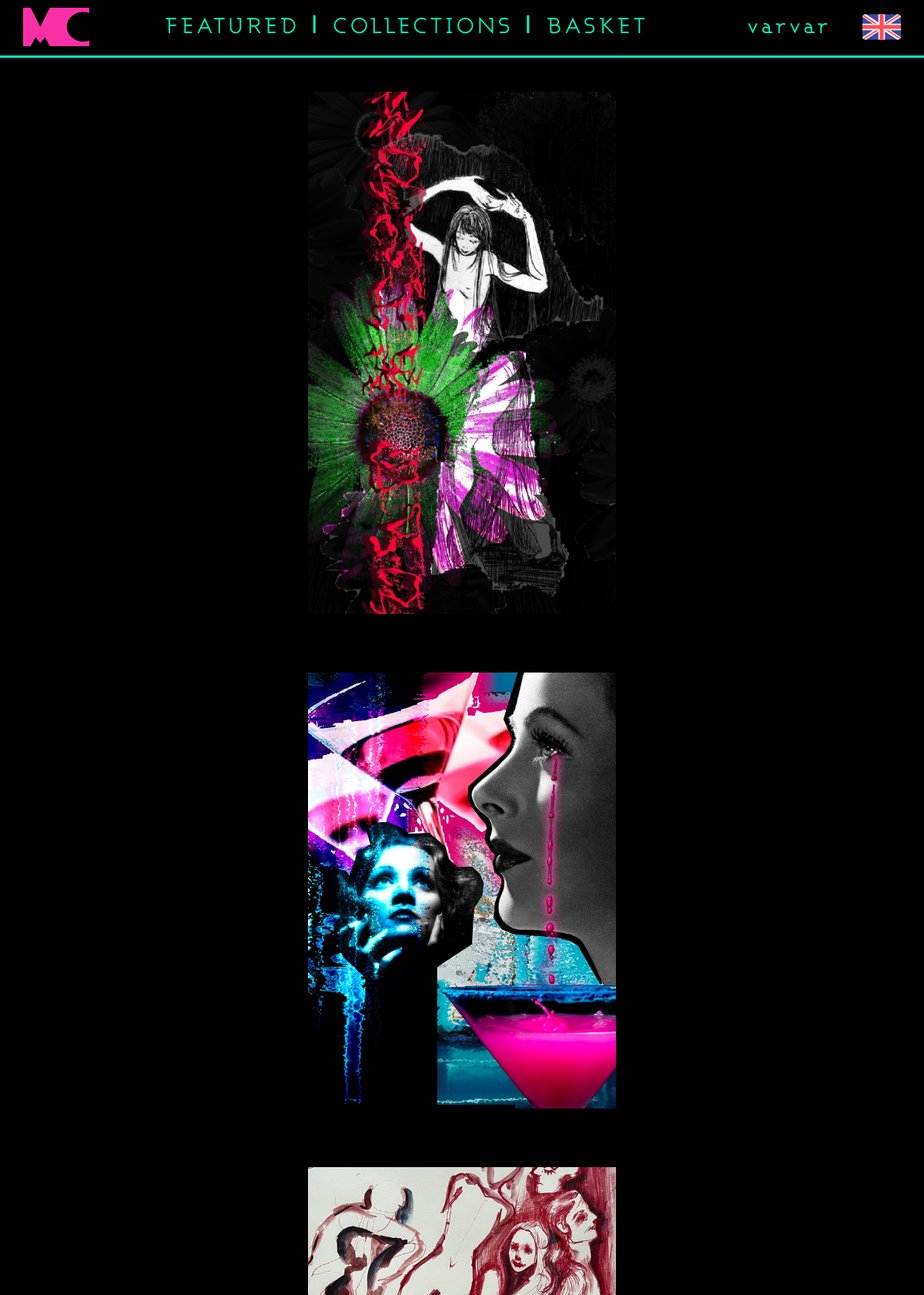
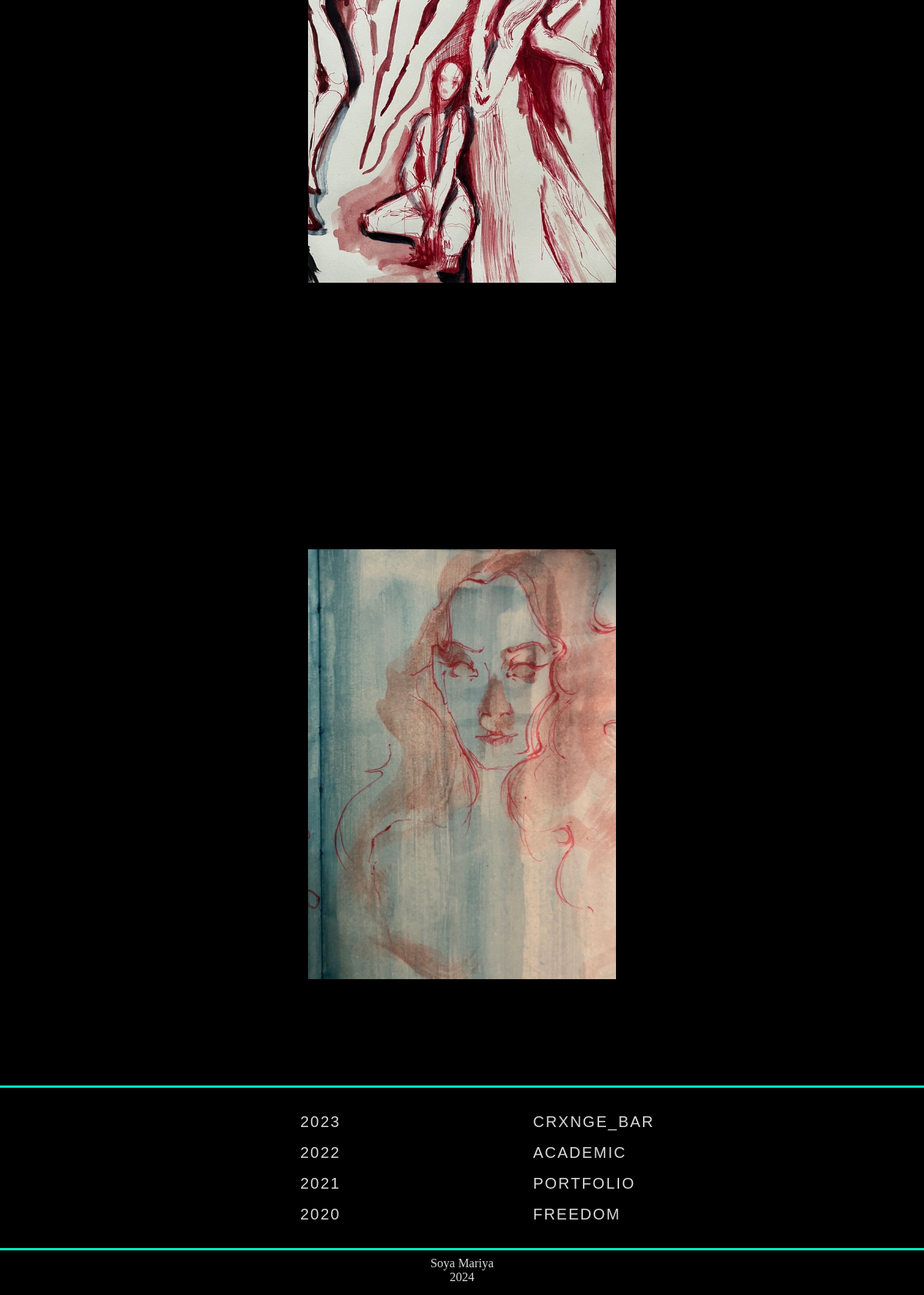
Page /by_year/2023/ (signed in) on the committed database (2 pictures, top to bottom).
### users/models.py (models this page shows)
class User(AbstractUser):
    groups = models.ManyToManyField(
        'auth.Group',
        related_name='customuser_set',
        blank=True,
        help_text=('The groups this user belongs to. A user will get all permissions '
                   'granted to each of their groups.'),
        verbose_name=('groups'),
    )
    user_permissions = models.ManyToManyField(
        'auth.Permission',
        related_name='customuser_set',
        blank=True,
        help_text=('Specific permissions for this user.'),
        verbose_name=('user permissions'),
    )
    user_address = models.CharField(max_length=128, null=True, blank=True)
    email = models.EmailField(unique=True)

### structure/models.py (models this page shows, shortened)
class Artwork(models.Model):
    name = models.CharField(max_length=128)
    description = models.TextField(null=True, blank=True)
    collection = models.ForeignKey(to=Collection, on_delete=models.CASCADE)
    image = models.ImageField(upload_to='artworks_imgs')
    year = models.ForeignKey(to=Year, on_delete=models.CASCADE)
    price = models.PositiveIntegerField(default=1000)

### structure/views.py (the view)
# urls.py: path('by_year/<str:year_name>/',universal_year, name='universal_year'),
def universal_year(request, year_name):
    year_id = models.Year.objects.get(year=year_name)
    by_year = models.Artwork.objects.filter(year=year_id)
    return render(request, 'structure/universal_year.html', {'result': by_year, 'year': year_name, 'title':year_name})

### structure/templates/structure/universal_year.html (shortened to what this page needs)
{% extends 'structure/base.html' %}
{% load static %}
{% block css%}
        <link rel="stylesheet" type="text/css" href="{% static 'base.css' %}">
        {% endblock %}
{% block content %}
    <div class="filter-container">
        {% for artwork in result %}
        <div class="filter-card">
            <img src="{{ artwork.image.url }}" class="filter-img" alt="">
        </div>
    {% endfor %}
</div>
{% endblock %}

### structure/templates/structure/base.html (shortened to what this page needs)
{% load static %}
<!DOCTYPE html>
<html>
    <head>
        {% block css%}
        {% endblock %}
    </head>
    <body>
        <nav class="sticky">
        <header id="header" class="header">
            <div class="container">
                <div class="nav-bar">
                    <a href="{% url 'structure:index' %}">
                        <img src="{% static '/source/images/main_logo.svg' %}" class= "logo" height="50"alt="Main Logo" loading="lazy"/>
                    </a>
                    <ul class = "menu">
                        <li>
                            <a class="neon-green" href="{% url 'structure:index' %}">FEATURED</a>
                            <span class="neon-skip">|</span>
                        </li>
                        <li>
                            <a class="neon-green" href="{% url 'structure:collections' %}">COLLECTIONS</a>
                            <span class="neon-skip">|</span>
                        </li>
                        {% if user.is_authenticated %}
                        <li>
                            <a class="neon-green" href="{% url 'structure:basket_view' %}">BASKET</a>
                        </li>
                        {% else %}
                        <li>
                            <a class="neon-green" href="{% url 'users:login' %}">BASKET</a>
                        </li>
                        {% endif %}
                    </ul>
                {% if user.is_authenticated %}
                <li>
                    <a class="neon-green-right" href="{% url 'users:profile' user.id %}">{{ user.username }}</a>
                </li>
                {% else %}
                <li>
                    <a class="neon-green-right" href="{% url 'users:login' %}">LOG_IN</a>
                </li>
                {% endif %}
                <a class = "switcher" href="{% url 'structure:bio' %}">
                    <img
                    src="{% static 'source/images/united-kingdom-uk-svgrepo-com.svg' %}"
                    height="50"
                    alt="Main Logo"
                    loading="lazy"
                  />
                </a>
            </div>
            </div>
        <hr width="100%" color="#00F6BB" size="3px">
    </header>
</nav>
        <selection>
            {% block content %}
        {% endblock %}
        </selection>
    <footer id = "footer" class = "footer">
        <hr width="100%" color="#00F6BB" size="3px">
        <div class="container">
            <div class="jumper">
                <ul class="years">
                    <li>
                        <a href="{% url 'structure:universal_year' year_name='2023' %}">2023</a>
                    </li>
                    <li>
                        <a href="{% url 'structure:universal_year' year_name='2022' %}">2022</a>
                    </li>
                    <li>
                        <a href="{% url 'structure:universal_year' year_name='2021' %}">2021</a>
                    </li>
                    <li>
                        <a href="{% url 'structure:universal_year' year_name='2020' %}">2020</a>
                    </li>
                </ul>
                <ul class="collections">
                    <li>
                        <a href="{% url 'structure:universal_collect' collection_name='CRXNGE_BAR' %}">CRXNGE_BAR</a>
                    </li>
                    <li>
                        <a href="{% url 'structure:universal_collect' collection_name='ACADEMIC' %}">ACADEMIC</a>
                    </li>
                    <li>
                        <a href="{% url 'structure:universal_collect' collection_name='PORTFOLIO' %}">PORTFOLIO</a>
                    </li>
                    <li>
                        <a href="{% url 'structure:universal_collect' collection_name='FREEDOM' %}">FREEDOM</a>
                    </li>
                </ul>
            </div>
        </div>
        <hr width="100%" color="#00F6BB" size="3px">
        <div class="credits">
            <span>Soya Mariya</span>
            <br>
            <span>2024</span>
            <br>
        </div>
    </footer>
    </body>
</html>

### static/base.css (style rules this page uses)
.neon-green { color: #00F6BB; font-family: "ashby" ; text-decoration: none; font-size: 175%; margin-left: 10px; letter-spacing: 0.15em; }
.neon-green-right { color: #00F6BB; font-family: "ashby" ; text-decoration: none; font-size: 175%; margin: auto; letter-spacing: 0.15em; padding-right: 40px; padding-top: 15px; display: flex; }
.neon-skip { color: #00F6BB; font-family: "ashby" ; font-size: 175%; font-weight: bold; margin-left: 10px; margin-right: 10px; }
.nav-bar { display: flex; }
.sticky { position: -webkit-sticky; position: sticky; top: 0; z-index: 999999; }
.header { background-color: #000; }
body { padding: 0; margin: 0; color: #000; font-size: 16px; background-color: #000; text-decoration: none; }
ul, li { display: block; }
.container { width: auto; margin: 0 auto; }
.menu { display: flex; margin: auto; padding: 0; padding-right: 40px ; }
.switcher { margin-left: 0; padding-right: 30px; padding-top: 10px; }
.logo { margin-right: 0; padding-left: 30px; padding-top: 10px; }
.years li a { text-align: center; color: #d9d9d9; text-decoration: none; text-transform: uppercase; font-family: Helvetica; font-size: 20px; line-height: 2em; letter-spacing: 0.1em; }
.collections li a { text-align: center; color: #d9d9d9; text-decoration: none; text-transform: uppercase; font-family: Helvetica; font-size: 20px; line-height: 2em; letter-spacing: 0.1em; }
.jumper { display: flex; width: 500px; margin: auto; justify-content: space-between; }
.footer { background-color: #000; }
.credits { width: auto; text-align: center; color: #d9d9d9; font-family: "Helvetica-bold"; height: 50px; }
.filter-container { display: flex; flex-direction: column; align-items: center; justify-content: center; }
.filter-card { margin: 3%; width: 400px; text-decoration: none; }
.filter-img { width: 400px; }

### rows in the picture
User: username "varvar"
Artwork: image (picture)
Artwork: image (picture)
Artwork: image (picture)
Artwork: image (picture)
